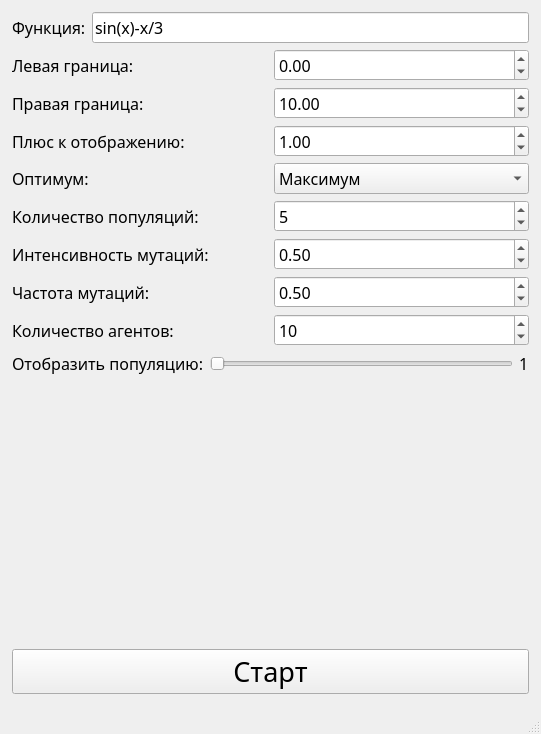
<?xml version="1.0" encoding="UTF-8"?>
<ui version="4.0">
 <author>Fern Lane</author>
 <class>MainWindow</class>
 <widget class="QMainWindow" name="MainWindow">
  <property name="geometry">
   <rect>
    <x>0</x>
    <y>0</y>
    <width>541</width>
    <height>734</height>
   </rect>
  </property>
  <property name="font">
   <font>
    <family>Calibri Light</family>
    <pointsize>12</pointsize>
   </font>
  </property>
  <property name="windowTitle">
   <string>ЛР2</string>
  </property>
  <property name="layoutDirection">
   <enum>Qt::LeftToRight</enum>
  </property>
  <widget class="QWidget" name="centralwidget">
   <layout class="QVBoxLayout" name="verticalLayout_2">
    <property name="leftMargin">
     <number>12</number>
    </property>
    <property name="topMargin">
     <number>12</number>
    </property>
    <property name="rightMargin">
     <number>12</number>
    </property>
    <property name="bottomMargin">
     <number>12</number>
    </property>
    <item>
     <layout class="QHBoxLayout" name="horizontalLayout_7">
      <item>
       <widget class="QLabel" name="label_10">
        <property name="text">
         <string>Функция:</string>
        </property>
       </widget>
      </item>
      <item>
       <widget class="QLineEdit" name="lineEdit">
        <property name="text">
         <string>sin(x)-x/3</string>
        </property>
       </widget>
      </item>
     </layout>
    </item>
    <item>
     <layout class="QGridLayout" name="gridLayout">
      <item row="0" column="0">
       <widget class="QLabel" name="label">
        <property name="text">
         <string>Левая граница:</string>
        </property>
       </widget>
      </item>
      <item row="0" column="1">
       <widget class="QDoubleSpinBox" name="doubleSpinBox">
        <property name="minimum">
         <double>-1000.000000000000000</double>
        </property>
        <property name="maximum">
         <double>1000.000000000000000</double>
        </property>
        <property name="singleStep">
         <double>0.500000000000000</double>
        </property>
       </widget>
      </item>
      <item row="1" column="0">
       <widget class="QLabel" name="label_2">
        <property name="text">
         <string>Правая граница:</string>
        </property>
       </widget>
      </item>
      <item row="2" column="0">
       <widget class="QLabel" name="label_3">
        <property name="text">
         <string>Плюс к отображению:</string>
        </property>
       </widget>
      </item>
      <item row="1" column="1">
       <widget class="QDoubleSpinBox" name="doubleSpinBox_2">
        <property name="minimum">
         <double>-1000.000000000000000</double>
        </property>
        <property name="maximum">
         <double>1000.000000000000000</double>
        </property>
        <property name="singleStep">
         <double>0.500000000000000</double>
        </property>
        <property name="value">
         <double>10.000000000000000</double>
        </property>
       </widget>
      </item>
      <item row="2" column="1">
       <widget class="QDoubleSpinBox" name="doubleSpinBox_3">
        <property name="maximum">
         <double>100.000000000000000</double>
        </property>
        <property name="singleStep">
         <double>0.100000000000000</double>
        </property>
        <property name="value">
         <double>1.000000000000000</double>
        </property>
       </widget>
      </item>
     </layout>
    </item>
    <item>
     <layout class="QHBoxLayout" name="horizontalLayout">
      <item>
       <widget class="QLabel" name="label_4">
        <property name="text">
         <string>Оптимум:</string>
        </property>
       </widget>
      </item>
      <item>
       <widget class="QComboBox" name="comboBox">
        <item>
         <property name="text">
          <string>Максимум</string>
         </property>
        </item>
        <item>
         <property name="text">
          <string>Минимум</string>
         </property>
        </item>
       </widget>
      </item>
     </layout>
    </item>
    <item>
     <layout class="QHBoxLayout" name="horizontalLayout_2">
      <item>
       <widget class="QLabel" name="label_5">
        <property name="text">
         <string>Количество популяций:</string>
        </property>
       </widget>
      </item>
      <item>
       <widget class="QSpinBox" name="spinBox">
        <property name="minimum">
         <number>1</number>
        </property>
        <property name="maximum">
         <number>1000</number>
        </property>
        <property name="value">
         <number>5</number>
        </property>
       </widget>
      </item>
     </layout>
    </item>
    <item>
     <layout class="QHBoxLayout" name="horizontalLayout_3">
      <item>
       <widget class="QLabel" name="label_6">
        <property name="text">
         <string>Интенсивность мутаций:</string>
        </property>
       </widget>
      </item>
      <item>
       <widget class="QDoubleSpinBox" name="doubleSpinBox_4">
        <property name="maximum">
         <double>1.000000000000000</double>
        </property>
        <property name="singleStep">
         <double>0.100000000000000</double>
        </property>
        <property name="value">
         <double>0.500000000000000</double>
        </property>
       </widget>
      </item>
     </layout>
    </item>
    <item>
     <layout class="QHBoxLayout" name="horizontalLayout_4">
      <item>
       <widget class="QLabel" name="label_7">
        <property name="text">
         <string>Частота мутаций:</string>
        </property>
       </widget>
      </item>
      <item>
       <widget class="QDoubleSpinBox" name="doubleSpinBox_5">
        <property name="maximum">
         <double>1.000000000000000</double>
        </property>
        <property name="singleStep">
         <double>0.100000000000000</double>
        </property>
        <property name="value">
         <double>0.500000000000000</double>
        </property>
       </widget>
      </item>
     </layout>
    </item>
    <item>
     <layout class="QHBoxLayout" name="horizontalLayout_5">
      <item>
       <widget class="QLabel" name="label_8">
        <property name="text">
         <string>Количество агентов:</string>
        </property>
       </widget>
      </item>
      <item>
       <widget class="QSpinBox" name="spinBox_2">
        <property name="minimum">
         <number>1</number>
        </property>
        <property name="maximum">
         <number>1000</number>
        </property>
        <property name="value">
         <number>10</number>
        </property>
       </widget>
      </item>
     </layout>
    </item>
    <item>
     <layout class="QHBoxLayout" name="horizontalLayout_6">
      <item>
       <widget class="QLabel" name="label_9">
        <property name="text">
         <string>Отобразить популяцию:</string>
        </property>
       </widget>
      </item>
      <item>
       <widget class="QSlider" name="horizontalSlider">
        <property name="minimum">
         <number>0</number>
        </property>
        <property name="maximum">
         <number>0</number>
        </property>
        <property name="tracking">
         <bool>true</bool>
        </property>
        <property name="orientation">
         <enum>Qt::Horizontal</enum>
        </property>
        <property name="tickPosition">
         <enum>QSlider::NoTicks</enum>
        </property>
       </widget>
      </item>
      <item>
       <widget class="QLabel" name="label_11">
        <property name="text">
         <string>1</string>
        </property>
       </widget>
      </item>
     </layout>
    </item>
    <item>
     <widget class="QWidget" name="widget" native="true">
      <property name="sizePolicy">
       <sizepolicy hsizetype="Expanding" vsizetype="Expanding">
        <horstretch>0</horstretch>
        <verstretch>0</verstretch>
       </sizepolicy>
      </property>
     </widget>
    </item>
    <item>
     <widget class="QPushButton" name="pushButton">
      <property name="font">
       <font>
        <pointsize>20</pointsize>
       </font>
      </property>
      <property name="text">
       <string>Старт</string>
      </property>
     </widget>
    </item>
   </layout>
  </widget>
  <widget class="QMenuBar" name="menubar">
   <property name="geometry">
    <rect>
     <x>0</x>
     <y>0</y>
     <width>541</width>
     <height>21</height>
    </rect>
   </property>
  </widget>
  <widget class="QStatusBar" name="statusbar"/>
 </widget>
 <resources/>
 <connections/>
</ui>
